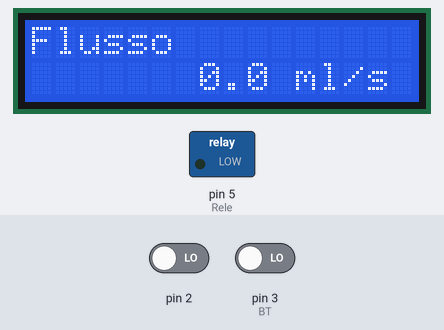
A sketch run on a simulated Arduino Uno, built with avr-gcc and run on an emulated ATmega328P. On the bench: 16×2 character LCD, switched loads named in the sketch (green lamp = pin HIGH). Wiring (inferred from the names in the program): PCF8574 port expander at I2C address 0x27. Wiring (inferred from the signals the program sends): character LCD (HD44780): RS Q0; E Q2; backlight Q3; data Q4, Q5, Q6, Q7. The inputs (shaded band) are chosen by the test bench; at power-on: pin 3 (BT) LOW, pin 2 LOW. What the sketch prints to the serial monitor is not drawn.

Above: at 2.2 s.
2.3 s: pin 3 (BT) driven HIGH
At 3.1 s:
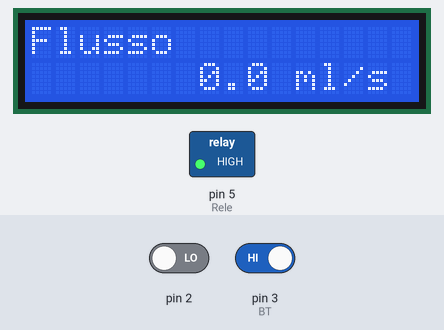
3.8 s: pin 2 driven HIGH
At 4.5 s:
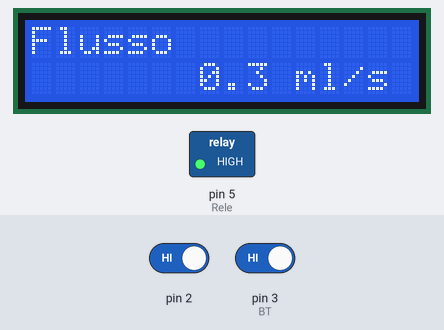
6.1 s: pin 3 (BT) driven LOW
At 7.2 s:
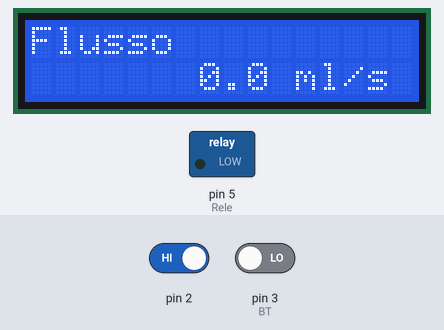
Timing chart, 0 to 9.1 s (numbered marks = the images above; inputs shaded):
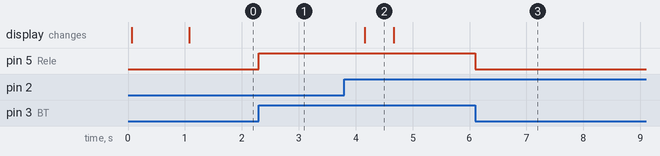

Measured:
- after the input at 2.3 s, pin 5 (Rele): LOW → HIGH at once
- after the input at 3.8 s, the display: changes after 0.35 s (image 2)
- after the input at 6.1 s, pin 5 (Rele): HIGH → LOW at once
- what the display in image 2 shows lasts 0.5 s, from 4.2 s to 4.7 s

The sketch:

misuraLiquido.ino
```cpp
#include "HD44780_LCD_PCF8574.h"
HD44780LCD lcd(2, 16, 0x27);

volatile int count = 0; //volatile non può essere cambiata da altre parti di codice
unsigned long t1;
float flux, freq;
char str[11];

void setup() {
  Serial.begin(9600);
  pinMode(3, INPUT);//BT
  pinMode(5, OUTPUT);//Rele

  lcd.PCF8574_LCDInit(LCDCursorTypeOff);
  lcd.PCF8574_LCDClearScreen();
  lcd.PCF8574_LCDBackLightSet(true);
  lcd.PCF8574_LCDGOTO(1, 0);
  lcd.PCF8574_LCDSendString("Flusso");
  delay(1000);

  pinMode(2, INPUT);
  attachInterrupt(digitalPinToInterrupt(2), pulse, RISING);
}

void pulse() {
  count++;
}

void loop() {
  if (digitalRead(3)) {
    digitalWrite(5, HIGH);
  } else {
    digitalWrite(5, LOW);
  }

  if ((millis() - t1) > 500) {

    freq = (float)count / 0.5f;
    flux = (freq * 1000.0f) / (98.0f * 60.0f);

    Serial.print("freq: ");Serial.print(freq);
    Serial.print("\tflux: ");Serial.print(flux);Serial.println(" ml/s ");

    lcd.PCF8574_LCDGOTO(2, 0);
    dtostrf(flux, 10,1, str);
    lcd.PCF8574_LCDSendString(str);
    lcd.PCF8574_LCDSendString(" ml/s     ");

    count = 0;
    t1 = millis();
  }
}
```

HD44780_LCD_PCF8574.cpp
```cpp
// Section : Includes
#include "HD44780_LCD_PCF8574.h"

// Section : constructor

HD44780LCD  :: HD44780LCD(uint8_t NumRow, uint8_t NumCol, uint8_t I2Caddress)
{
	_NumRowsLCD = NumRow;
	_NumColsLCD = NumCol;
	_LCDSlaveAddresI2C  = I2Caddress;
}

// Section : Functions

//  Func Desc: Send data byte to  LCD via I2C
//  Param1: data byte
void HD44780LCD::PCF8574_LCDSendData(unsigned char data) {
	unsigned char dataLower, dataUpper;
	uint8_t dataI2C[4];
	uint8_t TransmissionCode = 0;

	dataLower = (data << 4)&0xf0; //select lower nibble by moving it to the upper nibble position
	dataUpper = data & 0xf0; //select upper nibble
	dataI2C[0] = dataUpper | (LCD_DATA_BYTE_ON & _LCDBackLight); //enable=1 and rs =1 1101  YYYY-X-en-X-rs
	dataI2C[1] = dataUpper | (LCD_DATA_BYTE_OFF & _LCDBackLight); //enable=0 and rs =1 1001 YYYY-X-en-X-rs
	dataI2C[2] = dataLower | (LCD_DATA_BYTE_ON & _LCDBackLight); //enable=1 and rs =1 1101  YYYY-X-en-X-rs
	dataI2C[3] = dataLower | (LCD_DATA_BYTE_OFF &  _LCDBackLight); //enable=0 and rs =1 1001 YYYY-X-en-X-rs

	Wire.beginTransmission(_LCDSlaveAddresI2C);
	Wire.write(dataI2C, 4) ;
	TransmissionCode  = Wire.endTransmission();
	if (TransmissionCode!= 0)
	{
		#ifdef LCD_SERIAL_DEBUG
			Serial.print("1203 : ");
			Serial.print("I2C error  wire.endTransmission : ");
			Serial.print("Tranmission code : ");
			Serial.println(TransmissionCode);
			delay(100);
		#endif
	}

}

//  Func Desc: Send command byte to  lcd
//  Param1: command byte

void HD44780LCD::PCF8574_LCDSendCmd(unsigned char cmd) {
	unsigned char cmdLower, cmdupper;
	uint8_t cmdI2C[4];
	uint8_t TransmissionCode = 0;

	cmdLower = (cmd << 4)&0xf0; //select lower nibble by moving it to the upper nibble position
	cmdupper = cmd & 0xf0; //select upper nibble
	cmdI2C[0] = cmdupper | (LCD_CMD_BYTE_ON & _LCDBackLight); // YYYY-1100 YYYY-led-en-rw-rs ,enable=1 and rs =0
	cmdI2C[1] = cmdupper | (LCD_CMD_BYTE_OFF & _LCDBackLight); // YYYY-1000 YYYY-led-en-rw-rs ,enable=0 and rs =0
	cmdI2C[2] = cmdLower | (LCD_CMD_BYTE_ON & _LCDBackLight); // YYYY-1100 YYYY-led-en-rw-rs ,enable=1 and rs =0
	cmdI2C[3] = cmdLower | (LCD_CMD_BYTE_OFF & _LCDBackLight); // YYYY-1000 YYYY-led-en-rw-rs ,enable=0 and rs =0

	Wire.beginTransmission(_LCDSlaveAddresI2C);
	Wire.write(cmdI2C, 4) ;
	TransmissionCode  = Wire.endTransmission();
	if (TransmissionCode!= 0)
	{
		#ifdef LCD_SERIAL_DEBUG
			Serial.print("1202 : ");
			Serial.print("I2C error  wire.endTransmission : ");
			Serial.print("Tranmission code : ");
			Serial.println(TransmissionCode);
			delay(100);
		#endif
	}

}

// Func Desc: Clear a line by writing spaces to every position
// Param1: enum LCDLineNumber_e lineNo  1-4

void HD44780LCD::PCF8574_LCDClearLine(LCDLineNumber_e lineNo) {

	switch (lineNo) {
		case LCDLineNumberOne:
			PCF8574_LCDSendCmd(LCD_LINE_ADR1);
			break;
		case LCDLineNumberTwo:
			PCF8574_LCDSendCmd(LCD_LINE_ADR2);
			break;
		case LCDLineNumberThree:
			if (_NumColsLCD == 20)
				PCF8574_LCDSendCmd(LCD_LINE_ADR3_20);
			else
				PCF8574_LCDSendCmd(LCD_LINE_ADR3_16);
			break;
		case LCDLineNumberFour:
			if (_NumColsLCD == 20)
				PCF8574_LCDSendCmd(LCD_LINE_ADR4_20);
			else
				PCF8574_LCDSendCmd(LCD_LINE_ADR4_16);
			break;
	}

	for (uint8_t i = 0; i < _NumColsLCD; i++) {
		PCF8574_LCDSendData(' ');
	}
}

// Func Desc: Clear screen by writing spaces to every position
// Note : See also LCDClearScreenCmd for software command  clear alternative.

void HD44780LCD::PCF8574_LCDClearScreen(void) {
	if (_NumRowsLCD < 1 || _NumRowsLCD >4)
	{
		return;
	}

	PCF8574_LCDClearLine(LCDLineNumberOne);

	if (_NumRowsLCD >= 2)
		PCF8574_LCDClearLine(LCDLineNumberTwo);
	if (_NumRowsLCD >= 3)
		PCF8574_LCDClearLine(LCDLineNumberThree);
	if (_NumRowsLCD == 4)
		PCF8574_LCDClearLine(LCDLineNumberFour);
}


// Func Desc: Reset screen
// Param1: enum LCDCursorType_e cursor type, 4 choices

void HD44780LCD::PCF8574_LCDResetScreen(LCDCursorType_e CursorType) {
	PCF8574_LCDSendCmd(LCD_MODE_4BIT);
	PCF8574_LCDSendCmd(LCD_DISPLAY_ON);
	PCF8574_LCDSendCmd(CursorType);
	PCF8574_LCDSendCmd(LCD_CLRSCR);
	PCF8574_LCDSendCmd(LCDEntryModeThree);
	delay(5);
}


// Func Desc: Turn Screen on and off
// Param1: passed bool, True = display on , false = display off

void HD44780LCD::PCF8574_LCDDisplayON(bool OnOff) {
	OnOff ? PCF8574_LCDSendCmd(LCD_DISPLAY_ON) : PCF8574_LCDSendCmd(LCD_DISPLAY_OFF);
	delay(5);
}


// Func Desc: Initialise LCD
// Param1: enum LCDCursorType_e cursor type, 4 choices.

void HD44780LCD::PCF8574_LCDInit(LCDCursorType_e CursorType) {

	if (PCF8574_LCD_I2C_ON()  != true)
	{
		delay(2000);
		return;
	}

	delay(15);
	PCF8574_LCDSendCmd(LCD_HOME);
	delay(5);
	PCF8574_LCDSendCmd(LCD_HOME);
	delay(5);
	PCF8574_LCDSendCmd(LCD_HOME);
	delay(5);
	PCF8574_LCDSendCmd(LCD_MODE_4BIT);
	PCF8574_LCDSendCmd(LCD_DISPLAY_ON);
	PCF8574_LCDSendCmd(CursorType);
	PCF8574_LCDSendCmd(LCDEntryModeThree);
	PCF8574_LCDSendCmd(LCD_CLRSCR);
	delay(5);
}

// Func Desc: Send string to LCD
// Param1: Pointer to the char array

void HD44780LCD::PCF8574_LCDSendString(char *str) {
	while (*str) PCF8574_LCDSendData(*str++);
}


// Func Desc: Sends a character to screen , simply wraps SendData command.
// Param1: Character to display
void HD44780LCD::PCF8574_LCDSendChar(char data) {
	PCF8574_LCDSendData(data);
}

// Func Desc: Moves cursor
// Param1. enum LCDDirectionType_e left or right
// Param2. uint8_t number of spaces to move

void HD44780LCD::PCF8574_LCDMoveCursor(LCDDirectionType_e direction, uint8_t moveSize) {
	uint8_t i = 0;
	if (direction == LCDMoveRight) {
		for (i = 0; i < moveSize; i++) {
			PCF8574_LCDSendCmd(LCD_MOV_CURSOR_RIGHT);
		}
	} else {
		for (i = 0; i < moveSize; i++) {
			PCF8574_LCDSendCmd(LCD_MOV_CURSOR_LEFT);
		}
	}

}

// Func Desc: Scrolls screen
// Param1. enum LCDDirectionType_e , left or right
// Param2. uint8_t number of spaces to scroll

void HD44780LCD::PCF8574_LCDScroll(LCDDirectionType_e direction, uint8_t ScrollSize) {
	uint8_t i = 0;
	if (direction == LCDMoveRight) {
		for (i = 0; i < ScrollSize; i++) {
			PCF8574_LCDSendCmd(LCD_SCROLL_RIGHT);
		}
	} else {
		for (i = 0; i < ScrollSize; i++) {
			PCF8574_LCDSendCmd(LCD_SCROLL_LEFT);
		}
	}

}
// Func Desc: moves cursor to an x , y position on display.
// Param1: enum LCDLineNumber_e  row 1-4
// Param2: uint8_t col 0-15
void HD44780LCD::PCF8574_LCDGOTO(LCDLineNumber_e line, uint8_t col) {
	switch (line) {
		case LCDLineNumberOne:
			PCF8574_LCDSendCmd(LCD_LINE_ADR1 | col);
			break;
		case LCDLineNumberTwo:
			PCF8574_LCDSendCmd(LCD_LINE_ADR2 | col);
			break;
		case LCDLineNumberThree:
			if (_NumColsLCD == 20)
				PCF8574_LCDSendCmd(LCD_LINE_ADR3_20 + col);
			else
				PCF8574_LCDSendCmd(LCD_LINE_ADR3_16 | col);
			break;
		case LCDLineNumberFour:
			if (_NumColsLCD == 20)
				PCF8574_LCDSendCmd(LCD_LINE_ADR4_20 + col);
			else
				PCF8574_LCDSendCmd(LCD_LINE_ADR4_16 | col);
			;
			break;
	}
}

// Func Desc: Saves a custom character to a location in CG_RAM
// Param1: CG_RAM location 0-7 we only have 8 locations 0-7
// Param2: An array of 8 bytes representing a custom character data
void HD44780LCD::PCF8574_LCDCreateCustomChar(uint8_t location, uint8_t * charmap)
{
	 if (location >= 8) {return;}
	PCF8574_LCDSendCmd(LCD_CG_RAM | (location<<3));
	for (uint8_t i=0; i<8; i++) {
		PCF8574_LCDSendData(charmap[i]);
	}
}

// Func Desc: Turn LED backlight on and off
// Param1: passed bool True = LED on , false = display LED off
// Note: another data or command must be issued before it takes effect.
void HD44780LCD::PCF8574_LCDBackLightSet(bool OnOff)
{
	 OnOff ? (_LCDBackLight= LCD_BACKLIGHTON_MASK) : (_LCDBackLight= LCD_BACKLIGHTOFF_MASK);
}


// Func Desc: Setup I2C settings
// Returns false if PCF8574 fails to appear on I2C bus
// Returns true if ok
// Note if LCD_SERIAL_DEBUG enabled will print I2C error code to screen
//    wire.endTransmission() return:
//    0 : Success
//    1 : Data length error
//     2 : NACK on transmit of the address.
//     3 : NACK on transmit of the data.
//    4 :  Some other error
bool HD44780LCD::PCF8574_LCD_I2C_ON()
{
	uint8_t TransmissionCode = 0;
	Wire.begin();
	Wire.setClock(100000UL);
	Wire.beginTransmission(_LCDSlaveAddresI2C);
	TransmissionCode  = Wire.endTransmission();
	if (TransmissionCode!= 0)
		{
			#ifdef LCD_SERIAL_DEBUG
				Serial.print("1201 : ");
				Serial.print("I2C error  wire.endTransmission : ");
				Serial.print("Tranmission code : ");
				Serial.println(TransmissionCode);
			#endif
			return false;      //Check if the PCF8574 is connected
		}else{
			#ifdef LCD_SERIAL_DEBUG
				Serial.print("I2C Success Init : ");
			#endif
			return true;
		}
}


// Print out a customer character from CGRAM
// Param1 CGRAM location 0-7
void HD44780LCD::PCF8574_LCDPrintCustomChar(uint8_t location)
{
	if (location >= 8) {return;}
	PCF8574_LCDSendData(location);
}

// Called by print class, used to print out numerical data types etc
size_t HD44780LCD::write(uint8_t c)
{
	PCF8574_LCDSendChar(c) ;
	return 1;
}

// Clear display using software command , set cursor position to zero
// See also LCDClearScreen for manual clear

void HD44780LCD::PCF8574_LCDClearScreenCmd(void) {
	PCF8574_LCDSendCmd(LCD_CLRSCR);
	 delay(3); // Requires a delay
}

// Set Cursor position to zero

void HD44780LCD::PCF8574_LCDHome(void) {
	PCF8574_LCDSendCmd(LCD_HOME);
	delay(3); // Requires a delay
}

// Change entry mode
// Param1 enum LCDEntryMode_e 1-4 , 4 choices.

void HD44780LCD::PCF8574_LCDChangeEntryMode(LCDEntryMode_e newEntryMode)
{
	PCF8574_LCDSendCmd(newEntryMode);
	delay(3); // Requires a delay
}

// **** EOF ****
```

HD44780_LCD_PCF8574.h
```cpp
/*
 * File: HD44780_LCD_PCF8574.h
 * Description:
 * HD44780-based character LCD 16x02 I2C(PCF8574) library header file for arduino eco system
 * Author: Gavin Lyons.
 * Created : March 2022
 * Description: See URL for full details.
 * URL: https://github.com/gavinlyonsrepo/HD44780_LCD_PCF8574
 */

#if ARDUINO >= 100
 #include "Arduino.h"
 #include "Print.h"
#else
 #include "WProgram.h"
#endif

#include "Wire.h"

#ifndef LCD_HD44780_H
#define LCD_HD44780_H

// Section: Defines

//#define LCD_SERIAL_DEBUG // comment in for serial debug I2C errors

// Command Byte Codes See  URL : dinceraydin.com/lcd/commands.htm for HD44780 CMDs

#define LCD_MODE_8BIT 0x38 // Function set (8-bit interface, 2 lines, 5*7 Pixels)
#define LCD_MODE_4BIT 0x28 // Function set (4-bit interface, 2 lines, 5*7 Pixels)

#define LCD_SCROLL_RIGHT 0x1E // Scroll display one character right (all lines)
#define LCD_SCROLL_LEFT 0x18 // Scroll display one character left (all lines)
#define LCD_HOME  0x02 // Home (move cursor to top/left character position)

#define LCD_MOV_CURSOR_LEFT 0x10 // Move cursor one character left
#define LCD_MOV_CURSOR_RIGHT 0x14 //Move cursor one character right

#define LCD_DISPLAY_ON 0x0C  // Restore the display (with cursor hidden)
#define LCD_DISPLAY_OFF 0x08 // Blank the display (without clearing)
#define LCD_CLRSCR 0x01 // clear screen

#define LCD_LINE_ADR1 0x80 // Set cursor position (DDRAM address) 80+ addr
#define LCD_LINE_ADR2 0xC0 // Set cursor position line 2 (DDRAM address) C0+ addr
#define LCD_LINE_ADR3_20  0x94 // line 3 untested, no part, for 20x04
#define LCD_LINE_ADR4_20  0xD4 // line 4 untested, no part, for 20x04
#define LCD_LINE_ADR3_16  0x90 // line 3 untested, no part, for 16x04
#define LCD_LINE_ADR4_16  0xD0 // line 4 untested, no part, for 16x04
#define LCD_CG_RAM 0x40 //Set pointer in character-generator RAM (CG RAM address)

// Codes for I2C byte,
// Byte = DATA-led-en-rw-rs (en=enable rs = reg select)(led always on rw always write)
#define LCD_DATA_BYTE_ON 0x0D //enable=1 and rs =1 1101  DATA-led-en-rw-rs
#define LCD_DATA_BYTE_OFF 0x09 // enable=0 and rs =1 1001 DATA-led-en-rw-rs
#define LCD_CMD_BYTE_ON 0x0C  // enable=1 and rs =0 1100 COMD-led-en-rw-rs
#define LCD_CMD_BYTE_OFF 0x08 // enable=0 and rs =0 1000 COMD-led-en-rw-rs
#define LCD_BACKLIGHTON_MASK 0x0F // XXXX-1111 , XXXX = don't care
#define LCD_BACKLIGHTOFF_MASK 0x07 // XXXX-0111

// Section :: enums

typedef enum {
    LCDEntryModeOne = 0x04, // Display Shift :OFF Decrement Address Counter
    LCDEntryModeTwo = 0x05, // Display Shift :ON  Decrement Address Counter
    LCDEntryModeThree = 0x06, // Display Shift :OFF Increment Address Counter, default
    LCDEntryModeFour = 0x07, // Display Shift :ON Increment Address Counter
} LCDEntryMode_e; // Entry mode  set command

typedef enum
{
    LCDCursorTypeOff= 0x0C, // Make cursor invisible
    LCDCursorTypeBlink = 0x0D, // Turn on blinking-block cursor
    LCDCursorTypeOn = 0x0E, // Turn on visible  underline cursor
    LCDCursorTypeOnBlink  = 0x0F, // Turn on blinking-block cursor + visible underline cursor
}LCDCursorType_e; // Cursor mode

typedef enum
{
    LCDMoveRight= 1, // move right
    LCDMoveLeft = 2, // move left
}LCDDirectionType_e; // Direction mode for scroll and move

typedef enum {
    LCDLineNumberOne = 1, // row 1
    LCDLineNumberTwo = 2, // row 2
    LCDLineNumberThree = 3, // row 3
    LCDLineNumberFour = 4, // row 4
} LCDLineNumber_e; // line number


// Section: Class's

class HD44780LCD : public Print{
  public:
	HD44780LCD(uint8_t NumRow, uint8_t NumCol, uint8_t I2Caddress);
	~HD44780LCD(){};

	void PCF8574_LCDInit (LCDCursorType_e);
	void PCF8574_LCDDisplayON(bool );
	void PCF8574_LCDResetScreen(LCDCursorType_e);
	void PCF8574_LCDBackLightSet(bool);

	void PCF8574_LCDSendString (char *str);
	void PCF8574_LCDSendChar (char data);
	void PCF8574_LCDCreateCustomChar(uint8_t location, uint8_t* charmap);
	void PCF8574_LCDPrintCustomChar(uint8_t location);

	void PCF8574_LCDMoveCursor(LCDDirectionType_e, uint8_t moveSize);
	void PCF8574_LCDScroll(LCDDirectionType_e, uint8_t ScrollSize);
	void PCF8574_LCDGOTO(LCDLineNumber_e  lineNo, uint8_t  col);
	void PCF8574_LCDClearLine (LCDLineNumber_e lineNo);
	void PCF8574_LCDClearScreen(void);
	void PCF8574_LCDClearScreenCmd(void);
	void PCF8574_LCDHome(void);
	void PCF8574_LCDChangeEntryMode(LCDEntryMode_e mode);

#if ARDUINO >= 100
		virtual size_t write(uint8_t);
#else
		virtual void   write(uint8_t);
#endif

  private:
	void PCF8574_LCDSendCmd (unsigned char cmd);
	void PCF8574_LCDSendData (unsigned char data);
	bool PCF8574_LCD_I2C_ON(void);

	uint8_t _LCDBackLight= LCD_BACKLIGHTON_MASK;
	//I2C  address for I2C module PCF8574 backpack on LCD
	uint8_t _LCDSlaveAddresI2C = 0x27 ;
	uint8_t _NumRowsLCD = 2;
	uint8_t _NumColsLCD = 16;

  }; // end of HD44780LCD class

#endif // guard header ending
```
